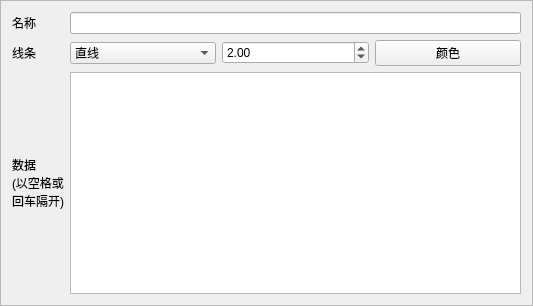
<?xml version="1.0" encoding="UTF-8"?>
<ui version="4.0">
 <class>Frame</class>
 <widget class="QFrame" name="Frame">
  <property name="geometry">
   <rect>
    <x>0</x>
    <y>0</y>
    <width>533</width>
    <height>306</height>
   </rect>
  </property>
  <property name="windowTitle">
   <string>Frame</string>
  </property>
  <property name="frameShape">
   <enum>QFrame::StyledPanel</enum>
  </property>
  <property name="frameShadow">
   <enum>QFrame::Raised</enum>
  </property>
  <layout class="QGridLayout" name="gridLayout" columnstretch="0,0,0,0,0" columnminimumwidth="0,0,0,0,0">
   <item row="1" column="1">
    <widget class="QComboBox" name="cbLineStyle">
     <item>
      <property name="text">
       <string>直线</string>
      </property>
     </item>
     <item>
      <property name="text">
       <string>长虚线</string>
      </property>
     </item>
     <item>
      <property name="text">
       <string>短虚线</string>
      </property>
     </item>
     <item>
      <property name="text">
       <string>点线</string>
      </property>
     </item>
     <item>
      <property name="text">
       <string>无</string>
      </property>
     </item>
    </widget>
   </item>
   <item row="1" column="2">
    <widget class="QDoubleSpinBox" name="spLineWidth">
     <property name="value">
      <double>2.000000000000000</double>
     </property>
    </widget>
   </item>
   <item row="1" column="0">
    <widget class="QLabel" name="label_2">
     <property name="sizePolicy">
      <sizepolicy hsizetype="Maximum" vsizetype="Preferred">
       <horstretch>0</horstretch>
       <verstretch>0</verstretch>
      </sizepolicy>
     </property>
     <property name="text">
      <string>线条</string>
     </property>
    </widget>
   </item>
   <item row="0" column="0">
    <widget class="QLabel" name="label">
     <property name="sizePolicy">
      <sizepolicy hsizetype="Maximum" vsizetype="Preferred">
       <horstretch>0</horstretch>
       <verstretch>0</verstretch>
      </sizepolicy>
     </property>
     <property name="text">
      <string>名称</string>
     </property>
    </widget>
   </item>
   <item row="0" column="1" colspan="3">
    <widget class="QLineEdit" name="txtLabel"/>
   </item>
   <item row="1" column="3">
    <widget class="QPushButton" name="btnLineColor">
     <property name="text">
      <string>颜色</string>
     </property>
    </widget>
   </item>
   <item row="2" column="0">
    <widget class="QLabel" name="label_3">
     <property name="text">
      <string>数据
(以空格或
回车隔开)</string>
     </property>
    </widget>
   </item>
   <item row="2" column="1" colspan="3">
    <widget class="QTextEdit" name="txtData"/>
   </item>
  </layout>
 </widget>
 <resources/>
 <connections/>
</ui>
